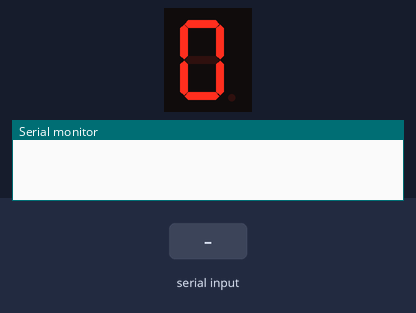
The sketch below on a simulated Arduino Uno, built with avr-gcc and run on an emulated ATmega328P. Shown: 1-digit seven-segment display, the last lines printed to the serial monitor. Wiring (inferred from the names in the program): 1-digit 7-segment display, segments lit when HIGH: segments pin 2, pin 3, pin 4, pin 5, pin 6, pin 7, pin 8. Inputs (shaded band) come from the test bench. The segment pins are drawn as the display they are named for.

Above: at 0.1 s.
At 1.6 s:
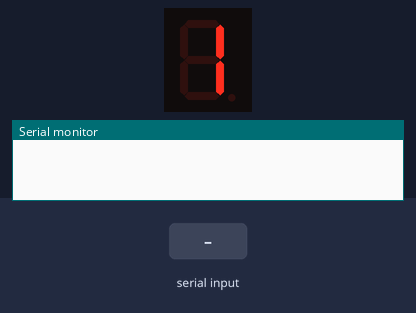
1.7 s: "1\n" received over Serial
At 2.7 s:
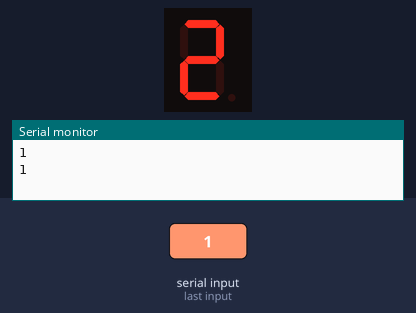
4.5 s: "STOP\n" received over Serial
7.5 s: "START\n" received over Serial
Timing chart, 0 to 10.5 s (numbered marks = the images above; inputs shaded):
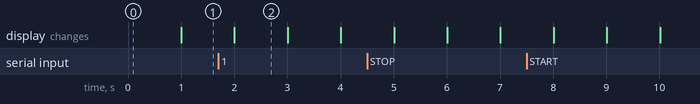

The sketch:

_7segmentLEDLibraryTut.ino
```cpp
int count = 0;
unsigned long timer = 0L;
unsigned long printTimer = 0L;
String incomingCommand;
boolean stopCounter = false;
int a = 2;
int b = 3;
int c = 4;
int d = 5;
int e = 6;
int f = 7;
int g = 8;

void setup() {
  Serial.begin(9600);
  pinMode(a, OUTPUT);
  pinMode(b, OUTPUT);
  pinMode(c, OUTPUT);
  pinMode(d, OUTPUT);
  pinMode(e, OUTPUT);
  pinMode(f, OUTPUT);
  pinMode(g, OUTPUT);
}

void loop() {
  if (millis() - timer > 1000 && !stopCounter) {
    if (count < 9) {
      count = count + 1;
    }
    else {
      count = 0;
    }
    timer = millis();
    Serial.println(incomingCommand);
  }
  if(millis() - printTimer > 2000) {
    Serial.println(incomingCommand);
    printTimer = millis();
  }
  // Read command from serial port
  if (incomingCommand == "STOP") {
    stopCounter = true;
    incomingCommand = "";
  }

  if (incomingCommand == "START") {
    stopCounter = false;
    incomingCommand = "";
  }

  if (incomingCommand == "CLEAR") {
    count = 0;
    incomingCommand = "";
  }
  //
  displayNumber(count);
}

void displayNumber(int number) {
  switch (number) {
    case 1:
      digitalWrite(a, LOW);
      digitalWrite(b, HIGH);
      digitalWrite(c, HIGH);
      digitalWrite(d, LOW);
      digitalWrite(e, LOW);
      digitalWrite(f, LOW);
      digitalWrite(g, LOW);
      break;
    case 2:
      digitalWrite(a, HIGH);
      digitalWrite(b, HIGH);
      digitalWrite(c, LOW);
      digitalWrite(d, HIGH);
      digitalWrite(e, HIGH);
      digitalWrite(f, LOW);
      digitalWrite(g, HIGH);
      break;
    case 3:
      digitalWrite(a, HIGH);
      digitalWrite(b, HIGH);
      digitalWrite(c, HIGH);
      digitalWrite(d, HIGH);
      digitalWrite(e, LOW);
      digitalWrite(f, LOW);
      digitalWrite(g, HIGH);
      break;
    case 4:
      digitalWrite(a, LOW);
      digitalWrite(b, HIGH);
      digitalWrite(c, HIGH);
      digitalWrite(d, LOW);
      digitalWrite(e, LOW);
      digitalWrite(f, HIGH);
      digitalWrite(g, HIGH);
      break;
    case 5:
      digitalWrite(a, HIGH);
      digitalWrite(b, LOW);
      digitalWrite(c, HIGH);
      digitalWrite(d, HIGH);
      digitalWrite(e, LOW);
      digitalWrite(f, HIGH);
      digitalWrite(g, HIGH);
      break;
    case 6:
      //do something when var equals 2
      digitalWrite(a, HIGH);
      digitalWrite(b, LOW);
      digitalWrite(c, HIGH);
      digitalWrite(d, HIGH);
      digitalWrite(e, HIGH);
      digitalWrite(f, HIGH);
      digitalWrite(g, HIGH);
      break;
    case 7:
      digitalWrite(a, HIGH);
      digitalWrite(b, HIGH);
      digitalWrite(c, HIGH);
      digitalWrite(d, LOW);
      digitalWrite(e, LOW);
      digitalWrite(f, LOW);
      digitalWrite(g, LOW);
      break;
    case 8:
      digitalWrite(a, HIGH);
      digitalWrite(b, HIGH);
      digitalWrite(c, HIGH);
      digitalWrite(d, HIGH);
      digitalWrite(e, HIGH);
      digitalWrite(f, HIGH);
      digitalWrite(g, HIGH);
      break;
    case 9:
      //do something when var equals 2
      digitalWrite(a, HIGH);
      digitalWrite(b, HIGH);
      digitalWrite(c, HIGH);
      digitalWrite(d, HIGH);
      digitalWrite(e, LOW);
      digitalWrite(f, HIGH);
      digitalWrite(g, HIGH);
      break;
    default:
      digitalWrite(a, HIGH);
      digitalWrite(b, HIGH);
      digitalWrite(c, HIGH);
      digitalWrite(d, HIGH);
      digitalWrite(e, HIGH);
      digitalWrite(f, HIGH);
      digitalWrite(g, LOW);
      break;
  }
}

void serialEvent() {
  while (Serial.available()) {
    // get the new byte:
    char inChar = (char)Serial.read();
    // add it to the inputString:
    if(inChar != '\n') {
      incomingCommand += inChar;
    }
    // if the incoming character is a newline, set a flag
    // so the main loop can do something about it:
    //    if (inChar == '\n') {
    //      stringComplete = true;
    //    }
  }
}
```

Measured:
- what the display in image 2 shows lasts 1.0 s, from 2.0 s to 3.0 s
